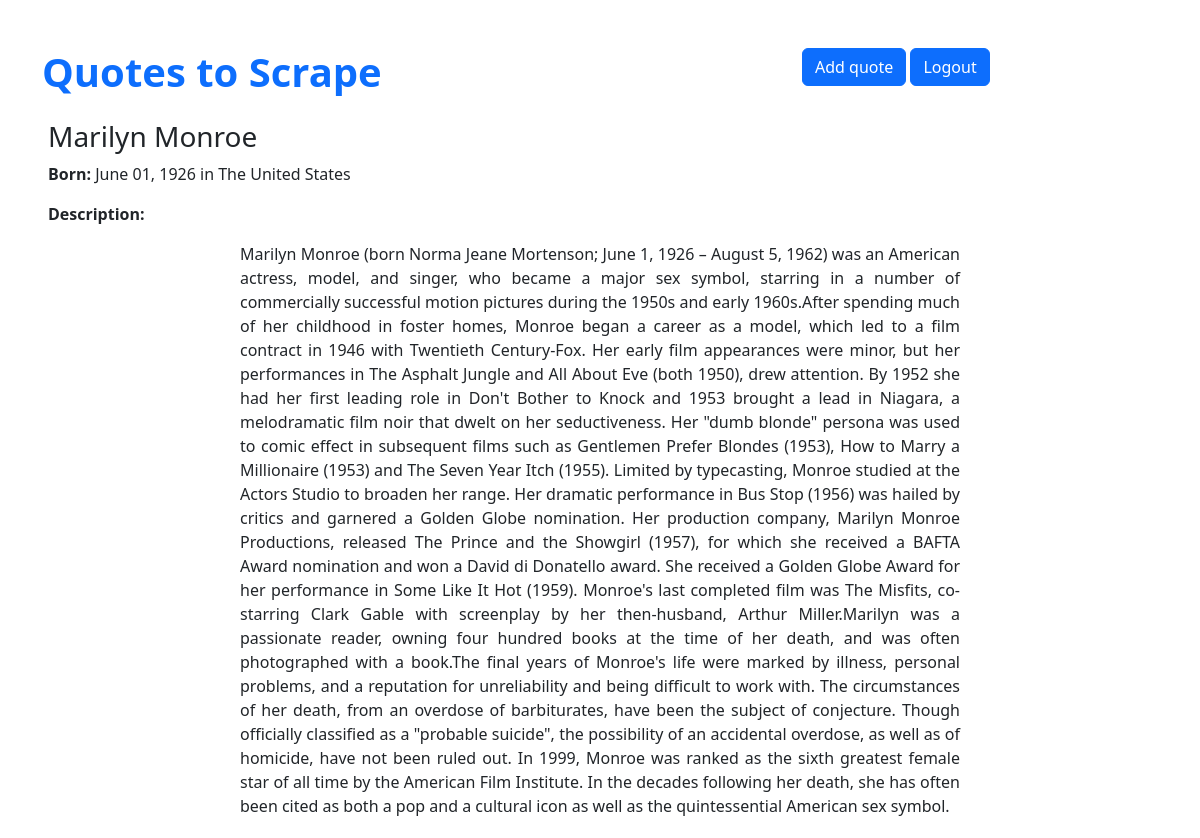
Page /author/18/ (signed in) on the earlier database version.
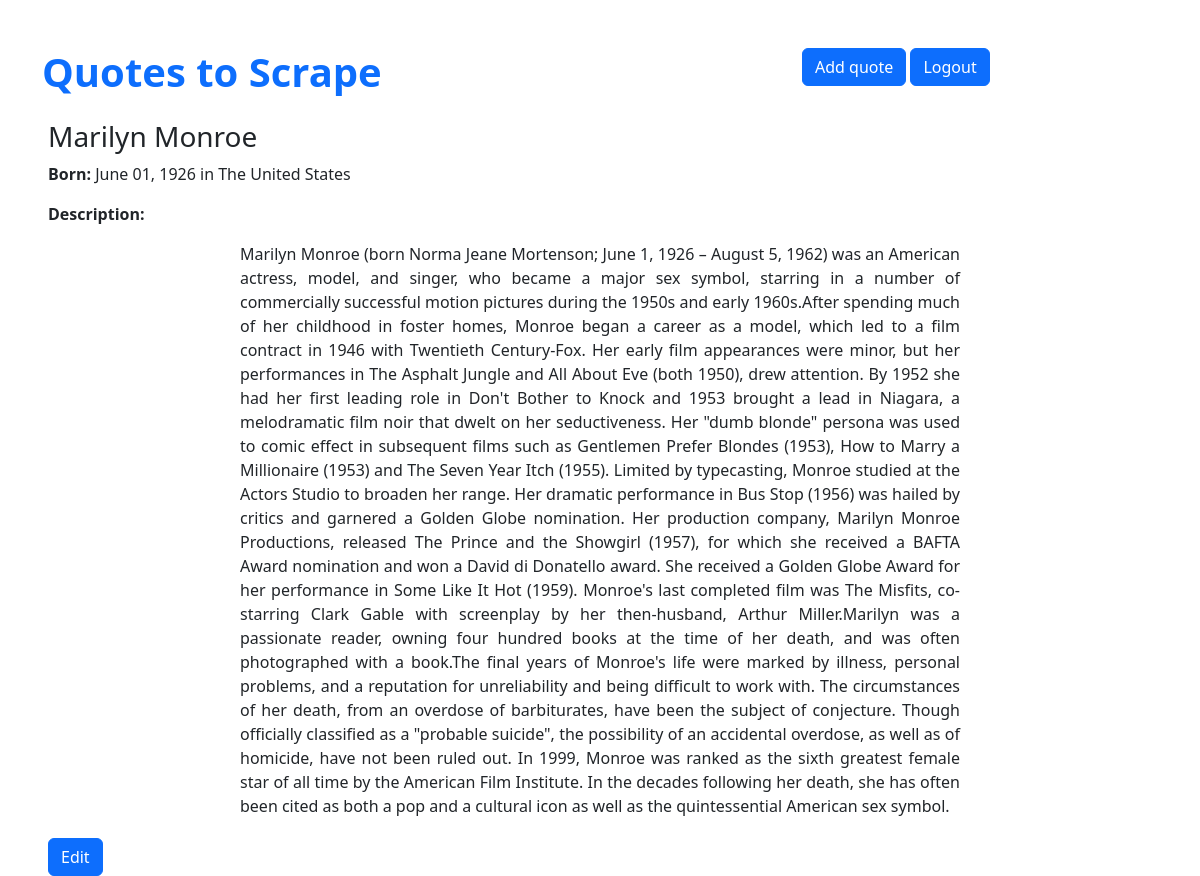
Same page on the later database version.
### quotes/models.py (models this page shows)
class Author(models.Model):
    fullname = models.CharField(max_length=64, null=False, unique=True)
    born_date = models.CharField(max_length=64)
    born_location = models.CharField(max_length=256)
    description = models.TextField()
    user = models.ForeignKey(User, on_delete=models.CASCADE, default=None, null=True)
    created_at = models.DateTimeField(auto_now_add=True)

### quotes/views.py (the view)
# urls.py: path('author/<int:author_id>/', author_detail, name='author_detail'),
def author_detail(request, author_id):
    author = get_object_or_404(Author, id=author_id)
    return render(request, "quotes/author_detail.html", context={"author": author})

### quotes/templates/quotes/author_detail.html
{% extends 'quotes/base.html' %}
{% block content %}
<div class="author-details ms-5 me-5">
    <h3 class="author-title">{{ author.fullname }}</h3>
    <p><strong>Born:</strong>
        <span class="author-born-date">{{ author.born_date }}</span>
        <span class="author-born-location">{{ author.born_location }}</span>
    </p>
    <p><strong>Description:</strong></p>
    <div class="author-description me-5">
        {{ author.description }}
    </div>
    {% if user.is_authenticated and user.id == author.user.id %}
    <div class="d-flex justify-content-start">
        <a href="{% url 'quotes:edit_author' author.id %}" class="btn btn-primary me-2">Edit</a>
    </div>
    {% endif %}
</div>
{% endblock %}

### quotes/templates/quotes/base.html (shortened to what this page needs)
<!DOCTYPE html>
<html lang="en">
<head>
    <link href="https://cdn.jsdelivr.net/npm/bootstrap@5.3.2/dist/css/bootstrap.min.css" rel="stylesheet"
>
    {% load static %}
    <link rel="stylesheet" href="{% static 'quotes/style.css' %}">
</head>
<body>
    <div class="container">
        <div class="row header-box pt-5 mb-3">
            <div class="col-md-8">
                <h1>
                    <a href="/" style="text-decoration: none"><b>Quotes to Scrape</b></a>
                </h1>
            </div>
            <div class="col-md-4">
                <p>
                    {% if user.is_authenticated %}
                    <a href="{% url 'quotes:add_quote' %}"class="btn btn-primary">Add quote</a>
                    <a href="{% url 'users:logout' %}" class="btn btn-primary">Logout</a>
                    {% else %}
                    <a href="{% url 'users:login' %}" class="btn btn-primary">Login</a>
                    <a href="{% url 'users:signup' %}" class="btn btn-primary">SignUp</a>
                    {% endif %}
                </p>
            </div>
        </div>
    </div>
    {% block content %}
    {% endblock %}
</body>
</html>

### quotes/static/quotes/style.css (style rules this page uses)
.col-md-4 { width: 33.33333333%; }
.col-md-8 { width: 66.66666667%; }
.author-details { margin-left: 20%; margin-right: 20%; width: 80%; }
.author-description { text-align: justify; margin-left: 20%; margin-right: 20%; margin-bottom: 20px; }

Differences in the rows shown:
changed Author "Marilyn Monroe": user_id empty → 1 (drawn)
Other differences:
text now shown: "Edit"
